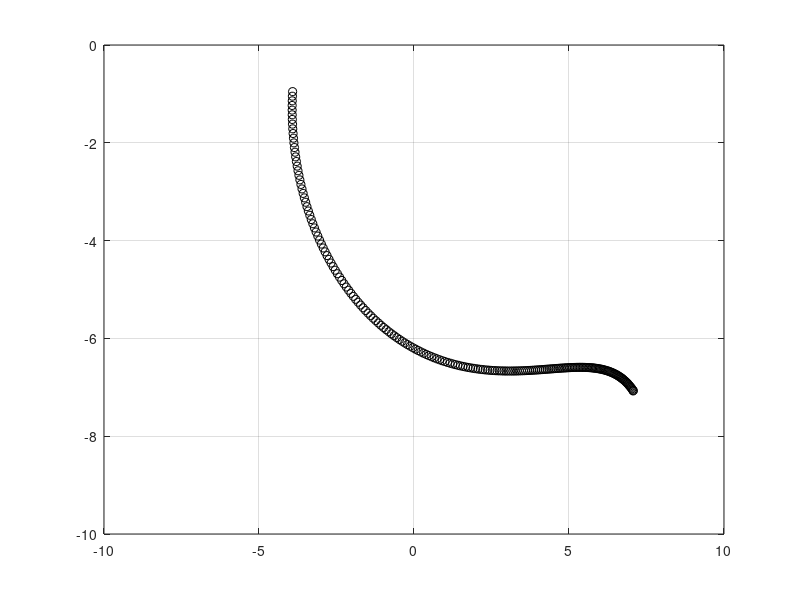

Source code (MATLAB):
clear all

h=0.01;
g=9.81;

theta0=45*pi/180; %convert to radians
omega0=0;

t=0:h:2;
theta(1)=theta0;
omega(1)=omega0;
L=10-3*t(1);
x(1)=L*sin(theta(1));
y(1)=-L*cos(theta(1));


N=length(t)-1;


for n=1:N
    L=10-3*t(n);
    theta(n+1)=theta(n)+h*(omega(n));
    omega(n+1)=omega(n)+(h/L)*(-2*(-3)*omega(n)-g*sin(theta(n))); 
    x(n+1)=L*sin(theta(n+1));
    y(n+1)=-L*cos(theta(n+1));
    
end

plot(x,y,'ko')
axis([-10 10 -10 0]);
grid on;